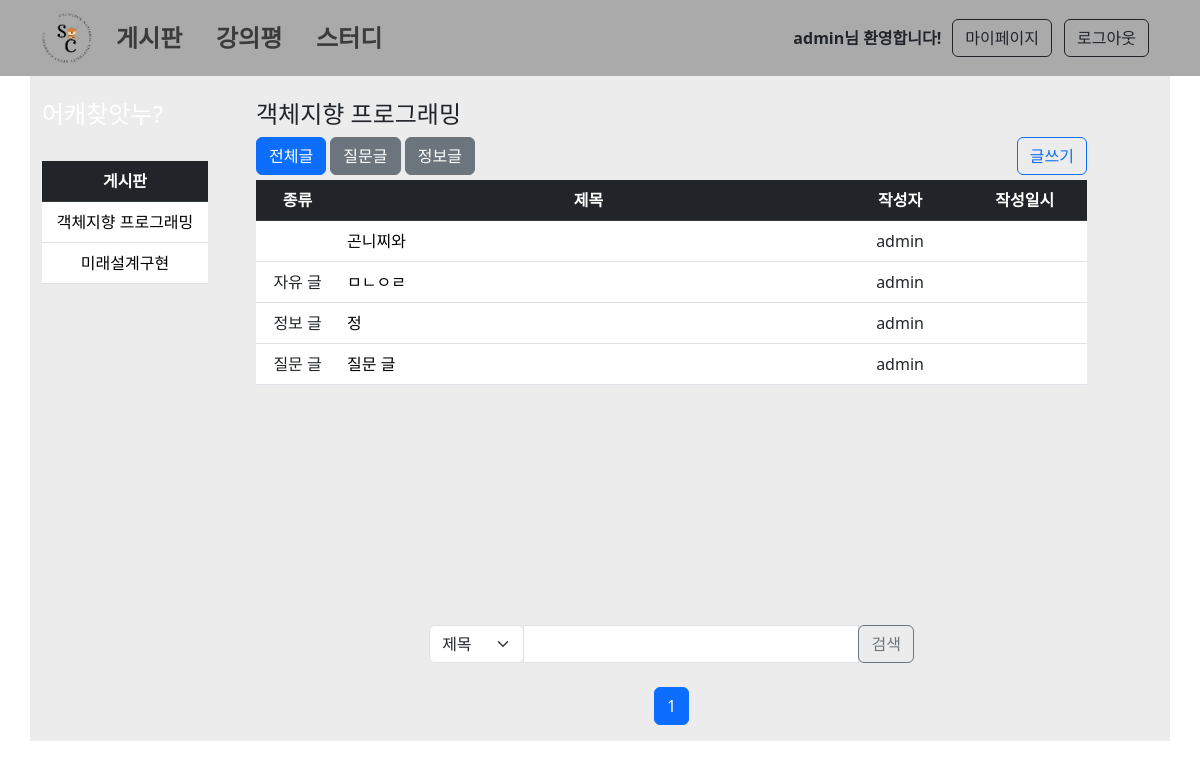
Screenshot of /board/post/객체지향 프로그래밍 (signed in) with the database file from the repository.
### accounts/models.py (models this page shows, shortened)
class Lecture(models.Model):
    lectName = models.CharField(max_length = 50)
    professor = models.CharField(max_length = 50)
    eval = models.ManyToManyField(evalLect, blank=True)

### board/models.py (models this page shows, shortened)
class Post(models.Model):
    tag = models.CharField(max_length=10)
    title = models.CharField(max_length=30)
    content = models.TextField()
    pubDate = models.DateTimeField(default=timezone.now)
    author = models.CharField(max_length=15)
    lectName = models.CharField(max_length=20)
    comments = models.ManyToManyField(Comment)
    likes = models.ManyToManyField(like)
    files = models.FileField(upload_to='post_files', blank=True, null=True)
    images = models.ImageField(upload_to='post_images', blank=True, null=True)
    font = models.CharField(max_length=50, blank=True)
    fontSize = models.PositiveIntegerField(blank=True, null=True)

### board/views.py (the view)
# urls.py: path('post/<str:lectName>', lectBoard, name = 'board'),
def lectBoard(request,lectName):
    if not request.user.is_authenticated:
        return redirect("main:home")
    lectList = LectList.objects.get(username = request.user.username)
    lectList = lectList.myLects.all()
    postList = Post.objects.filter(lectName = lectName)
    paginator = Paginator(postList, 10)
    pageNum = request.GET.get('page')
    pageObj = paginator.get_page(pageNum)
    return render(request, "board/board.html", {'lectList' : lectList,'postList':pageObj, 'lectName' : lectName})

### templates/board/board.html (shortened to what this page needs)
{% extends 'Base.html' %} {% block content %} {% load static %}
<link rel="stylesheet" type="text/css" href="{% static 'css/board.css' %}" />
<div class="container">
  <div class="row">
    <div class="col-lg-2">
      <br />
      <h4 style="color: white">어캐찾앗누?</h4>
      <br />
      <table class="table" style="table-layout: fixed">
        <thead>
          <tr class="text-center table-dark">
            <th>게시판</th>
          </tr>
        </thead>
        <tbody class="text-center">
          {% for LN in lectList %}
          <tr>
            <td>
              <a
                href="/board/post/{{LN.lectName}}"
                style="text-decoration: none; color: black"
                >{{LN.lectName}}</a
              >
            </td>
          </tr>
          {% endfor %}
        </tbody>
      </table>
    </div>
    <div class="col-auto"></div>
        <div class="col-lg-9">
            <br />
            <h4>{{lectName}}</h4>
            <div class="btns">
              <a href="{% url 'board:board' lectName %}"><button class="btn btn-primary">전체글</button></a>
              <a href="{% url 'board:Question' lectName %}"><button class="btn btn-secondary">질문글</button></a>
              <a href="{% url 'board:Information' lectName %}"><button class="btn btn-secondary">정보글</button></a>
              <a href="{% url 'board:NewPost' lectName%}"
                ><button class="btn btn-outline-primary" id="write">글쓰기</button></a
              >
            </div>
            <div style="min-height: 450px;">
            <table class="table" style="table-layout: fixed;">
              <colgroup>
                <col width="10%" />
                <col max-width="60%" />
                <col width="15%" />
                <col width="15%" />
              </colgroup>
              <thead>
                <tr class="text-center table-dark">
                  <th>종류</th>
                  <th>제목</th>
                  <th>작성자</th>
                  <th>작성일시</th>
                </tr>
              </thead>
                <tbody>
                    {% for list in postList %}
                    <tr>
                      <td class="text-center">{{list.tag}}</td>
                      <td
                        class="text-start"
                        style="
                          overflow: hidden;
                          white-space: nowrap;
                          text-overflow: ellipsis;
                        "
                      >
                        <a
                          href="/board/post/{{lectName}}/see/{{list.pk}}/"
                          style="color: black; text-decoration: none"
                          >{{list.title}}</a
                        >
                      </td>
                      <td class="text-center">{{list.author}}</td>
                      <td class="text-center">{{list.}}</td>
                    </tr>
                    {% endfor %}
                  </tbody>
            </table>
        </div>
      <div class="row-2">
        <div class="col-7 m-auto">
          <div class="input-group">
            <span class="input-group-select" id="select_btn">
              <select
                class="form-select"
                name="search_option"
                id="search_option"
              >
                <option value="title">제목</option>
              </select>
            </span>
            <input
              type="text"
              name="search_board"
              id="search_board"
              class="form-control"
              value=""
            />
            <span class="input-group-btn">
              <button
                class="btn btn-outline-secondary"
                type="button"
                id="search_board"
              >
                검색
              </button>
            </span>
          </div>
        </div>
      </div>
      <br />
      <nav aria-label="Page naviagation example" id="page">
        <div class="row justify-content-center">
          <div class="col-auto">
            <ul class="pagination">
              {% for num in postList.paginator.page_range %}
              {% if postList.number == num %}
              <li class="page-item active">
                <a class="page-link" href="?page={{ num }}">{{ num }}</a>
              </li>
              {% else %}
              <li class="page-item">
                <a class="page-link" href="?page={{ num }}">{{ num }}</a>
              </li>
              {% endif %}
              {% endfor %}
            </ul>
          </div>
        </div>
      </nav>
    </div>
  </div>
</div>
{% endblock %}

### templates/Base.html (shortened to what this page needs)
<!DOCTYPE html>
<html lang="en">
<head>
  <link href="https://cdn.jsdelivr.net/npm/bootstrap@5.2.3/dist/css/bootstrap.min.css" rel="stylesheet"
 />
  <link rel="stylesheet" type="text/css"
    href="https://cdn.jsdelivr.net/npm/bootstrap@5.3.0-alpha3/dist/css/bootstrap.min.css" />
  {% load static %}
  <link rel="stylesheet" type="text/css" href="{% static 'css/Mypage.css' %}" />
</head>
<body>
  <nav class="navbar sticky-top navbar-expand-lg navbar-light" style="background-color: rgb(170, 170, 171)">
    <div class="container">
      <a class="navbar-brand" href="{% url 'main:home' %}">
        <img src="{% static 'image/CBNU__1_-removebg-preview.png' %}" alt="" width="50px"
          class="d-inline-block align-text-center" />
      </a>
      <div class="collapse navbar-collapse" id="navbarDropdownMenuLink">
        <div class="col-md">
          <ul class="navbar-nav">
            <li class="nav-item" id="nav_item">
              <a class="nav-link" href="{% url 'board:home' %}">게시판</a>
            </li>
            <li class="nav-item" id="nav_item">
              <a class="nav-link" href="{% url 'board:eMain' %}">강의평</a>
            </li>
            <li class="nav-item" id="nav_item">
              <a class="nav-link" href="{% url 'studyGroup:Main' %}">스터디</a>
            </li>
          </ul>
        </div>
        <div class="col-auto">
          <form class="d-flex flex-row justify-content-end">
            <table>
              {% if user.is_authenticated %}
              <td class="greet_user">
                <div>{{user.username}}님 환영합니다!</div>
              </td>
              <td>
                <button class="btn btn-outline-dark me-2" type="button"
                  onclick="location.href='{%url 'accounts:MyPage'%}'">
                  마이페이지
                </button>
                <button class="btn btn-outline-dark me-2" type="button"
                  onclick="location.href='{%url 'accounts:Logout'%}'">
                  로그아웃
                </button>
              </td>
              {% endif %}
            </table>
          </form>
        </div>
      </div>
    </div>
  </nav>
  {% block content %} {% endblock %}
</body>
</html>

### static/css/Mypage.css (style rules this page uses)
body { background: rgb(236, 236, 236); }
.row { background: rgb(236, 236, 236); }
#nav_item { min-width: 100px; font-size:24px; font-weight:bold; justify-content: center; }
.greet_user { font-weight: bold; padding-right: 10px; }

### static/css/board.css (style rules this page uses)
body { background-color: white; }
#nav_item { min-width: 100px; font-size:24px; font-weight:bold; justify-content: center; }
#select_btn { border-color: beige; }
#write { margin-bottom: 5px; float:right; }
#page { margin-left: auto; margin-right: auto; }
.table tbody tr { max-height: 40.67px; }

### rows the page displays
Lecture: lectName "객체지향 프로그래밍"
Lecture: lectName "미래설계구현"
Post: title "곤니찌와", author "admin"
Post: tag "자유 글", title "ㅁㄴㅇㄹ", author "admin"
Post: tag "정보 글", title "정", author "admin"
Post: tag "질문 글", title "질문 글", author "admin"

### other values shown
{{ user.username }} "admin"
{{ lectName }} "객체지향 프로그래밍"
{{ num }} "1"
